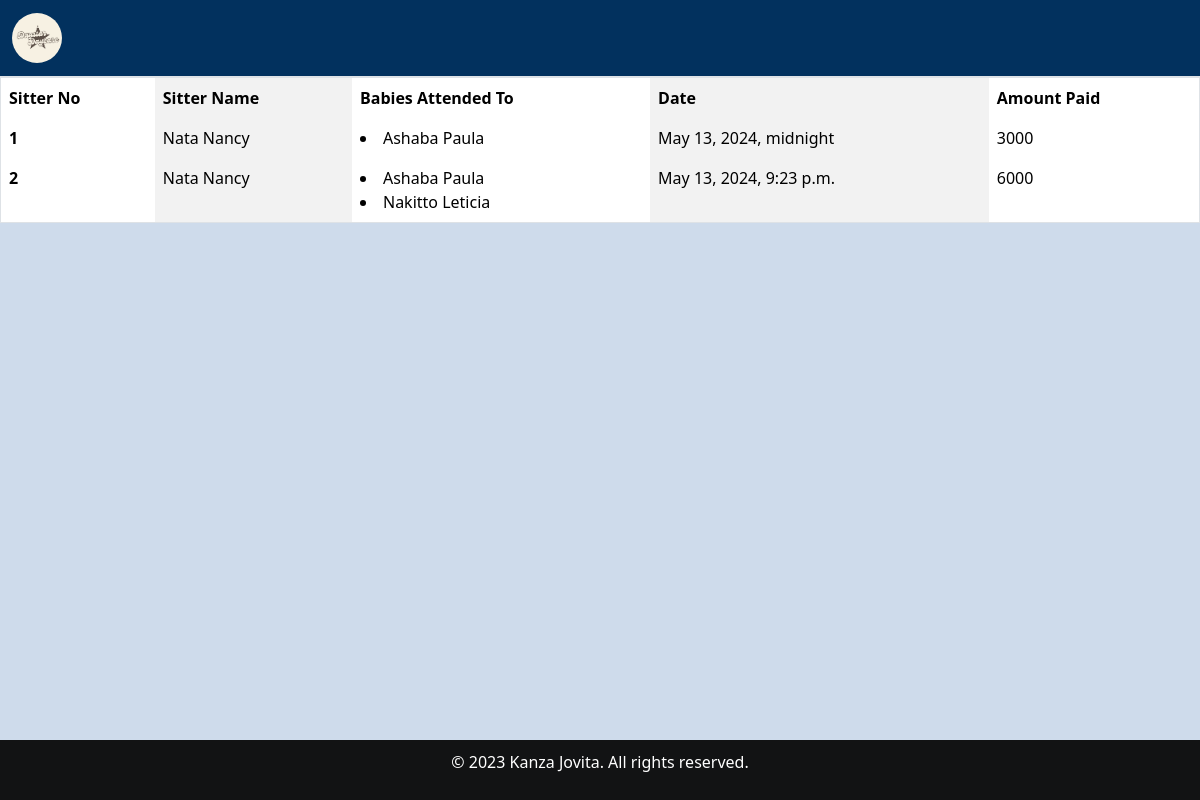
Page /assign_view/ on the committed database.
### home/models.py (models this page shows, shortened)
class Sitter_arrival(models.Model):
    sitter_name=models.ForeignKey(Sitterreg, on_delete=models.CASCADE)
    date_of_arrival=models.DateTimeField()
    Attendancestatus = models.BooleanField(default=False)
    babies = models.ManyToManyField(Babyreg)
    created_at = models.DateTimeField(auto_now_add=True,null=True)

class Sitterreg(models.Model):
    Sitter_name = models.CharField(max_length=30, null=False,blank=False)
    Sitter_number = models.CharField(max_length=30, null=False, blank=False)
    Date_of_birth = models.DateField(null=True, blank=True)
    Contact = models.CharField(max_length=30,null=False,blank=False)
    date = models.DateTimeField()
    Location_choices = [('kabalagala', 'Kabalagala'),]
    Location = models.CharField(choices=Location_choices, max_length=100)
    Gender =  models.CharField(choices=[('male', 'Male'),('female', 'Female')], max_length=100)
    Level_of_education = models.CharField(choices=[('Degree','Degree'),('Diploma','Diploma'),('Certificate','Certificate')],max_length=200,default=0)
    Next_of_kin = models.CharField(max_length=30, null=False,blank=False)
    NIN = models.CharField(max_length=30, null=False,blank=False)
    Recommenders_name = models.CharField(max_length=30, null=False,blank=False)
    Religion = models.CharField(choices=[('Anglican', 'Anglican'),('Catholic', 'Catholic'),('Pentecostal','Pentecostal'),('Muslim','Muslim'),('Other','Other')], max_length=100)
    created_at = models.DateTimeField(auto_now_add=True,null=True)

class Babyreg(models.Model):
    Baby_name = models.CharField(max_length=30, null=False, blank=False)
    baby_number = models.CharField(max_length=30, null=False, blank=False)
    fathers_names = models.CharField(max_length=30, null=False, blank=False)
    mothers_names = models.CharField(max_length=30, null=False, blank=False)
    c_stay = models.ForeignKey(Categorystay, on_delete=models.SET_NULL, null=True, blank=True)
    Date = models.DateTimeField()
    Gender = models.CharField(max_length=30, null=False, blank=False)
    Age = models.IntegerField()
    Location = models.CharField(max_length=30, null=False, blank=False)
    brought = models.CharField(max_length=200)
    created_at = models.DateTimeField(auto_now_add=True,null=True)

### home/views.py (the view)
# urls.py: path('assign_view/', views.assign_view, name='assign_view'),
def assign_view(request):
    assign = Sitter_arrival.objects.all()
    for assigns in assign:
        assigns.payment = assigns.babies.all().count()*3000
    return render(request, 'assign_view.html',{'assign': assign})

### home/templates/assign_view.html (shortened to what this page needs)
{% extends 'base.html' %}
{% load static %}
{% block content %}
<div class="">
    <table class="table table-striped-columns">
        <thead>
            <tr>
                <th scope="col">Sitter No</th>
                <th scope="col">Sitter Name</th>
                <th scope="col">Babies Attended To</th>
                <th scope="col">Date</th>
                <th scope="col">Amount Paid</th>
            </tr>
        </thead>
        <tbody>
            {% for attendance in assign %}
                <tr>
                    <th scope="row">{{ forloop.counter }}</th>
                    <td>{{attendance.sitter_name.Sitter_name}}</td>
                    <td>
                        {% for baby in attendance.babies.all %}
                            <li>{{ baby.Baby_name }}</li>
                        {% endfor %}
                    </td>
                    <td>{{ attendance.date_of_arrival }}</td>
                    <td>{{ attendance.payment }}</td>
                </tr>
            {% endfor %}
        </tbody>
    </table>
</div>
{% endblock %}

### home/static/css/main.css (style rules this page uses)
.table th, .table td { padding: 8px; text-align: left; border: none; outline: none; }
.table th { color: black; }
.table th, .table td { white-space: nowrap; }
.table { text-align: center; }

### home/templates/assign_view.html (style rules this page uses)
body { background-color: rgba(158, 184, 217, 0.5); }
.table { width: 100%; border-collapse: collapse; border: 1px solid #dee2e6; }
th, td { border: 1px solid #dee2e6; padding: 0.75rem; text-align: left; }
th { background-color: #f0f0f0; }

### rows in the picture
Sitter_arrival: sitter_name.Sitter_name "Nata Nancy", date_of_arrival "May 13, 2024, midnight", payment "3000"
Babyreg: Baby_name "Ashaba Paula"
Sitter_arrival: sitter_name.Sitter_name "Nata Nancy", date_of_arrival "May 13, 2024, 9:23 p.m.", payment "6000"
Babyreg: Baby_name "Nakitto Leticia"
